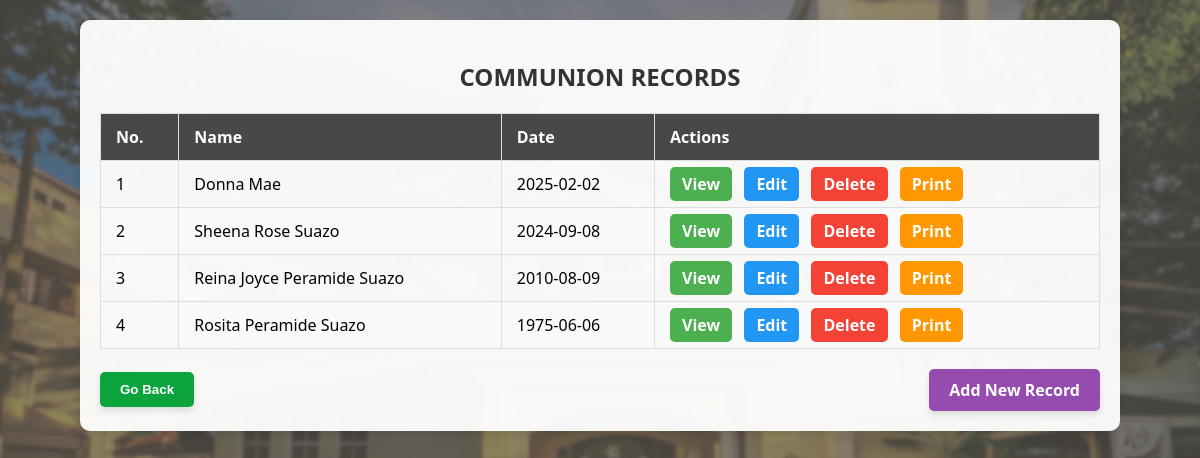
Page /communion.php on the committed database.
### tables this page shows
CREATE TABLE IF NOT EXISTS `communion_records` (
  `id` int NOT NULL AUTO_INCREMENT,
  `participant_name` varchar(255) NOT NULL,
  `dob` date NOT NULL,
  `gender` varchar(20) NOT NULL,
  `school_grade` varchar(200) NOT NULL,
  `guardian_name` varchar(255) NOT NULL,
  `contact` varchar(100) NOT NULL,
  `communion_date` date NOT NULL,
  `priest_name` varchar(255) NOT NULL,
  `address` varchar(255) NOT NULL,
  PRIMARY KEY (`id`)
);

### communion.php (the view, shortened to what this page needs)
<?php
include 'db_config.php';
?>
<!DOCTYPE html>
<html lang="en">
<head>
    <link rel="stylesheet" href="communion.css" />
</head>
<body>
    <div class="form-container">
        <header>
            <h2>COMMUNION RECORDS</h2>
        </header>
        <table class="records-table">
            <thead>
                <tr>
                    <th>No.</th>
                    <th>Name</th>
                    <th>Date</th>
                    <th>Actions</th>
                </tr>
            </thead>
            <tbody>
                <?php
                try {
                    $stmt = $pdo->query("SELECT id, participant_name, communion_date FROM communion_records ORDER BY communion_date DESC");
                    $records = $stmt->fetchAll();
                    $count = 1;
                    if ($records) {
                        foreach ($records as $row) {
                            echo "<tr>";
                            echo "<td>" . $count++ . "</td>";
                            echo "<td>" . htmlspecialchars($row['participant_name']) . "</td>";
                            echo "<td>" . htmlspecialchars($row['communion_date']) . "</td>";
                            echo "<td class='action-buttons'>
                                    <a href='communionView.php?id={$row['id']}' class='btn view-btn'>View</a>
                                    <a href='communionEdit.php?id={$row['id']}' class='btn edit-btn'>Edit</a>
                                    <a href='communionDelete.php?id={$row['id']}' class='btn delete-btn' onclick='return confirm(\"Are you sure you want to delete this record?\");'>Delete</a>
                                    <a href='communionCert.php?id={$row['id']}&type=communion' class='btn print-btn' target='_blank'>Print</a>
                                  </td>";
                            echo "</tr>";
                        }
                    } else {
                        echo "<tr><td colspan='4'>No records found.</td></tr>";
                    }
                } catch (PDOException $e) {
                    echo "<tr><td colspan='4'>Error fetching records: " . htmlspecialchars($e->getMessage()) . "</td></tr>";
                }
                ?>
            </tbody>
        </table>
        <div style="display: flex; justify-content: space-between; align-items: center; margin-top: 15px; gap: 10px;">
            <button class="btn go-back" onclick="window.location.href='homepage.php'" style="background-color:rgb(12, 165, 61); color: white; border: none; border-radius: 5px; padding: 10px 20px; cursor: pointer; font-weight: bold; box-shadow: 0 4px 6px rgba(0,0,0,0.1); transition: background-color 0.3s ease;">
                Go Back
            </button>
            <a href="communionReg.php" class="btn add-btn" style="background-color:rgb(150, 76, 175); color: white; border-radius: 5px; padding: 10px 20px; text-decoration: none; font-weight: bold; box-shadow: 0 4px 6px rgba(0,0,0,0.1); transition: background-color 0.3s ease;">
                Add New Record
            </a>
        </div>
    </div>
</body>
</html>

### communion.css (style rules this page uses)
body { background: url('img/bg2.png') no-repeat center center/cover; object-fit: contain; font-family: 'Segoe UI', Tahoma, Geneva, Verdana, sans-serif; margin: 0; padding: 0; }
.form-container { max-width: 1000px; margin: 20px auto; padding: 20px; background-color: rgba(255, 255, 255, 0.95); border-radius: 10px; box-shadow: 0 4px 10px rgba(0,0,0,0.1); overflow-x: auto; }
header h2 { text-align: center; font-weight: 700; margin-bottom: 20px; color: #333; }
.records-table { width: 100%; border-collapse: collapse; margin-bottom: 20px; }
.records-table th, .records-table td { border: 1px solid #ddd; padding: 12px 15px; text-align: left; font-size: 16px; }
.records-table th { background-color: #494849; color: white; font-weight: 600; }
.records-table tbody tr:nth-child(even) { background-color: #f9f9f9; }
.action-buttons a.btn { margin-right: 8px; padding: 6px 12px; border-radius: 5px; text-decoration: none; font-weight: 600; color: white; transition: background-color 0.3s ease; }
.view-btn { background-color: #4caf50; }
.edit-btn { background-color: #2196f3; }
.delete-btn { background-color: #f44336; }
.print-btn { background-color: #ff9800; }
.btn.go-back, .btn.add-btn { padding: 10px 20px; border-radius: 5px; font-weight: bold; box-shadow: 0 4px 6px rgba(0,0,0,0.1); cursor: pointer; border: none; transition: background-color 0.3s ease; }
.btn.go-back { background-color: rgb(12, 165, 61); color: white; }
.btn.add-btn { background-color: rgb(43, 42, 43); color: white; text-decoration: none; display: inline-block; }

### rows in the picture
communion_records: participant_name "Donna Mae", communion_date "2025-02-02"
communion_records: participant_name "Sheena Rose Suazo", communion_date "2024-09-08"
communion_records: participant_name "Reina Joyce Peramide Suazo", communion_date "2010-08-09"
communion_records: participant_name "Rosita Peramide Suazo", communion_date "1975-06-06"
